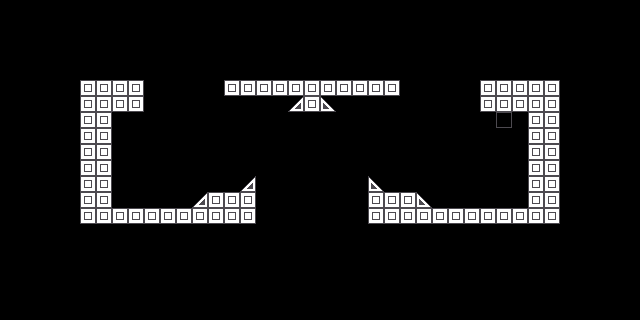

This game map was drawn from its Tiled (.tmx) file and the tilesets committed beside it. A one-line description and the full map source follow:
An orthogonal 40x20 tile map with 16x16 px tiles, 1 tile layer (Tile Layer 1) and 21 objects.

<map version="1.10" tiledversion="1.11.1" orientation="orthogonal" renderorder="right-down" width="40" height="20" tilewidth="16" tileheight="16" infinite="0" nextlayerid="5" nextobjectid="27">
 <editorsettings>
  <export target="map3.lua" format="lua" />
 </editorsettings>
 <tileset firstgid="1" name="block" tilewidth="16" tileheight="16" tilecount="4" columns="1">
  <image source="../tilesets/block.png" width="16" height="64" />
  <tile id="0">
   <properties>
    <property name="collidable" type="bool" value="true" />
   </properties>
  </tile>
  <tile id="2">
   <objectgroup draworder="index" id="2">
    <object id="2" x="0" y="16">
     <properties>
      <property name="collidable" type="bool" value="true" />
     </properties>
     <polygon points="0,0 16,-16 16,0" />
    </object>
   </objectgroup>
  </tile>
  <tile id="3">
   <objectgroup draworder="index" id="2">
    <object id="1" x="0" y="0">
     <properties>
      <property name="collidable" type="bool" value="true" />
     </properties>
     <polygon points="0,0 16,16 0,16" />
    </object>
   </objectgroup>
  </tile>
 </tileset>
 <layer id="1" name="Tile Layer 1" width="40" height="20">
  <data encoding="csv">
0,0,0,0,0,0,0,0,0,0,0,0,0,0,0,0,0,0,0,0,0,0,0,0,0,0,0,0,0,0,0,0,0,0,0,0,0,0,0,0,
0,0,0,0,0,0,0,0,0,0,0,0,0,0,0,0,0,0,0,0,0,0,0,0,0,0,0,0,0,0,0,0,0,0,0,0,0,0,0,0,
0,0,0,0,0,0,0,0,0,0,0,0,0,0,0,0,0,0,0,0,0,0,0,0,0,0,0,0,0,0,0,0,0,0,0,0,0,0,0,0,
0,0,0,0,0,0,0,0,0,0,0,0,0,0,0,0,0,0,0,0,0,0,0,0,0,0,0,0,0,0,0,0,0,0,0,0,0,0,0,0,
0,0,0,0,0,0,0,0,0,0,0,0,0,0,0,0,0,0,0,0,0,0,0,0,0,0,0,0,0,0,0,0,0,0,0,0,0,0,0,0,
0,0,0,0,0,1,1,1,1,0,0,0,0,0,1,1,1,1,1,1,1,1,1,1,1,0,0,0,0,0,1,1,1,1,1,0,0,0,0,0,
0,0,0,0,0,1,1,1,1,0,0,0,0,0,0,0,0,0,3,1,4,0,0,0,0,0,0,0,0,0,1,1,1,1,1,0,0,0,0,0,
0,0,0,0,0,1,1,0,0,0,0,0,0,0,0,0,0,0,0,0,0,0,0,0,0,0,0,0,0,0,0,2,0,1,1,0,0,0,0,0,
0,0,0,0,0,1,1,0,0,0,0,0,0,0,0,0,0,0,0,0,0,0,0,0,0,0,0,0,0,0,0,0,0,1,1,0,0,0,0,0,
0,0,0,0,0,1,1,0,0,0,0,0,0,0,0,0,0,0,0,0,0,0,0,0,0,0,0,0,0,0,0,0,0,1,1,0,0,0,0,0,
0,0,0,0,0,1,1,0,0,0,0,0,0,0,0,0,0,0,0,0,0,0,0,0,0,0,0,0,0,0,0,0,0,1,1,0,0,0,0,0,
0,0,0,0,0,1,1,0,0,0,0,0,0,0,0,3,0,0,0,0,0,0,0,4,0,0,0,0,0,0,0,0,0,1,1,0,0,0,0,0,
0,0,0,0,0,1,1,0,0,0,0,0,3,1,1,1,0,0,0,0,0,0,0,1,1,1,4,0,0,0,0,0,0,1,1,0,0,0,0,0,
0,0,0,0,0,1,1,1,1,1,1,1,1,1,1,1,0,0,0,0,0,0,0,1,1,1,1,1,1,1,1,1,1,1,1,0,0,0,0,0,
0,0,0,0,0,0,0,0,0,0,0,0,0,0,0,0,0,0,0,0,0,0,0,0,0,0,0,0,0,0,0,0,0,0,0,0,0,0,0,0,
0,0,0,0,0,0,0,0,0,0,0,0,0,0,0,0,0,0,0,0,0,0,0,0,0,0,0,0,0,0,0,0,0,0,0,0,0,0,0,0,
0,0,0,0,0,0,0,0,0,0,0,0,0,0,0,0,0,0,0,0,0,0,0,0,0,0,0,0,0,0,0,0,0,0,0,0,0,0,0,0,
0,0,0,0,0,0,0,0,0,0,0,0,0,0,0,0,0,0,0,0,0,0,0,0,0,0,0,0,0,0,0,0,0,0,0,0,0,0,0,0,
0,0,0,0,0,0,0,0,0,0,0,0,0,0,0,0,0,0,0,0,0,0,0,0,0,0,0,0,0,0,0,0,0,0,0,0,0,0,0,0,
0,0,0,0,0,0,0,0,0,0,0,0,0,0,0,0,0,0,0,0,0,0,0,0,0,0,0,0,0,0,0,0,0,0,0,0,0,0,0,0
</data>
 </layer>
 <objectgroup id="2" name="Walls">
  <object id="2" x="80" y="80" width="64" height="32" />
  <object id="3" x="80" y="112" width="32" height="96" />
  <object id="4" x="80" y="208" width="176" height="16" />
  <object id="5" x="528" y="112" width="32" height="96" />
  <object id="6" x="480" y="80" width="80" height="32" />
  <object id="7" x="208" y="192" width="48" height="16" />
  <object id="13" x="192" y="208">
   <polygon points="0,0 16,-16 16,0" />
  </object>
  <object id="14" x="240" y="192">
   <polygon points="0,0 16,-16 16,0" />
  </object>
  <object id="15" x="384" y="192">
   <polygon points="0,0 -16,-16 -16,0" />
  </object>
  <object id="16" x="432" y="208">
   <polygon points="0,0 -16,-16 -16,0" />
  </object>
  <object id="21" x="368" y="192" width="48" height="16" />
  <object id="22" x="368" y="208" width="192" height="16" />
  <object id="24" x="224" y="80" width="176" height="16" />
  <object id="25" x="304" y="96" width="16" height="16" />
 </objectgroup>
 <objectgroup id="3" name="Obs">
  <object id="17" x="304" y="112" width="16" height="64">
   <properties>
    <property name="color" value="red" />
    <property name="type" value="wall" />
   </properties>
  </object>
  <object id="18" x="240" y="96" width="16" height="96">
   <properties>
    <property name="color" value="blue" />
    <property name="type" value="wall" />
   </properties>
  </object>
  <object id="19" x="256" y="176" width="112" height="48">
   <properties>
    <property name="color" value="green" />
    <property name="type" value="wall" />
   </properties>
  </object>
  <object id="26" x="384" y="96" width="16" height="96">
   <properties>
    <property name="color" value="green" />
    <property name="type" value="wall" />
   </properties>
  </object>
 </objectgroup>
 <objectgroup id="4" name="Exit">
  <object id="23" x="496" y="112" width="32" height="96" />
 </objectgroup>
</map>